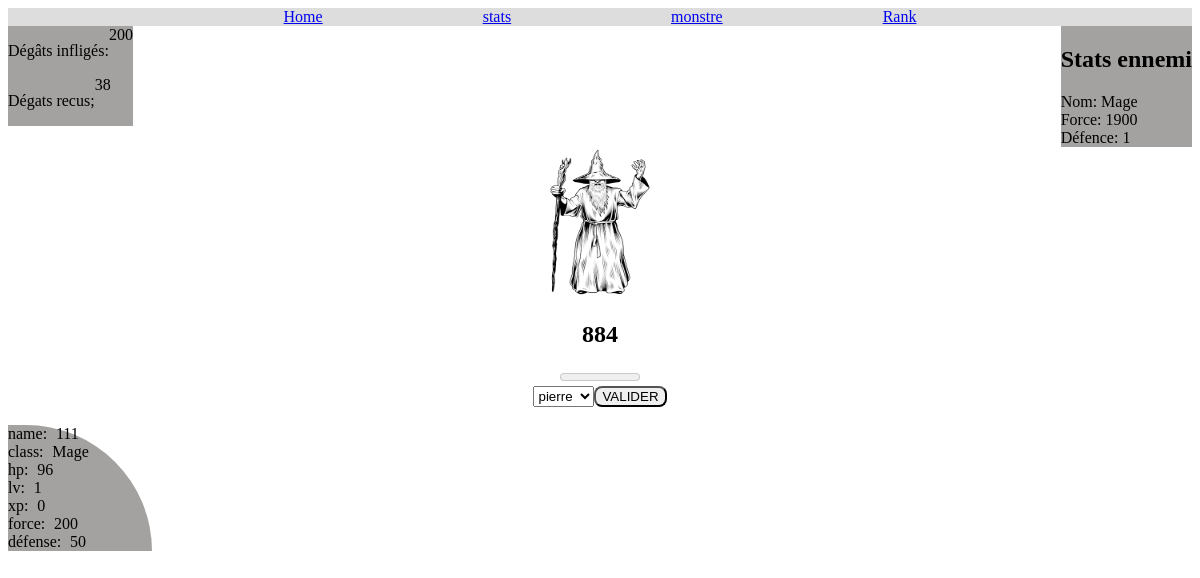
The page /enemy/mage.php (signed in) on the database its author committed.
### tables this page shows
CREATE TABLE `player` (
  `id` int(11) NOT NULL,
  `name` varchar(20) NOT NULL,
  `password` varchar(30) NOT NULL,
  `class` varchar(10) NOT NULL,
  `hp` bigint(20) NOT NULL DEFAULT 100,
  `hpMax` int(11) NOT NULL DEFAULT 100,
  `xp` int(11) NOT NULL,
  `level` int(11) NOT NULL,
  `strength` int(11) NOT NULL DEFAULT 50,
  `defense` int(11) NOT NULL DEFAULT 50
);

CREATE TABLE `mob` (
  `id` int(11) NOT NULL,
  `name` varchar(20) NOT NULL,
  `hp` int(20) NOT NULL,
  `maxHp` int(11) NOT NULL,
  `strength` int(11) NOT NULL,
  `defenses` int(11) NOT NULL
);

### enemy/player.php (called while the page is built, shortened)
<?php
$mysqli = new mysqli ("localhost","Mario","Mailswif22","rpg_php");
$sql= "SELECT * FROM player WHERE name ='$_SESSION[name]' ";
$result = $mysqli->query($sql);
$row = mysqli_fetch_assoc($result);
?>

### enemy/mage.php (the view, shortened to what this page needs)
<?php
        require ('player.php');
        include ('header.php');
        $sqlm= "SELECT * FROM mob WHERE id = 4";
        $resultm = $mysqli->query($sqlm);
        $rowm = mysqli_fetch_assoc($resultm);
?>
        <div class="containerMobStats">
            <div>
                    <div class="mobAtk">
                        <p>Dégâts infligés:</p>
                        <div><?php echo  $row['strength'] / $rowm['defenses'];?></div>
                    </div>
                    <div class="mobAtk">
                        <p>Dégats recus;</p>
                        <div><?php echo $rowm['strength'] / $row['defense'];?></div>
                    </div>
            </div>
            <div class="statentity">
                <h2>Stats ennemi</h2>
                <div><?php echo "Nom: ".$rowm['name'];?></div>
                <div><?php echo "Force: ".$rowm['strength'];?></div>
                <div><?php echo "Défence: ".$rowm['defenses'];?></div>
            </div>
        </div>
    <div class="containerMob">
        <div class="imgAnime"><img  src="..\img\mage.png" width="200"
        height="150" alt="poule" ></div>
        <div><h2><?php echo "".$rowm['hp']."" ?></h2></div>
        <div><meter  id="hpPoulet"  min="0"  max="100" value=<?php $rowm['hp']?>><?php $rowm['hp']?></meter></div>
    </div>
        <form class="formAtk" action="enemySettings/mageAtk.php" method="post">
                <select name="game-select" id="game-select">
                    <option  value='1'>pierre</option>
                    <option value='3'>ciseau</option><br>
            </select>
                <input class="btnAtk" name="valider" type="submit" value="VALIDER" />
        </form><br>
        <?php mysqli_close($mysqli);
        include ('footer.php'); ?>

### enemy/footer.php (shortened to what this page needs)
<?php
 require ('../settings/dataConnect.php');
$sql = "SELECT * From player
WHERE name ='$_SESSION[name]' ";
$result = $mysqli->query($sql);
 if ($result->num_rows > 0) {
  ?> <div class="footer"><?php
    while($row = $result->fetch_assoc()) {
      echo " <div>name: " . $row["name"]. " </div><div> class: ". $row["class"]. " </div><div>hp: ". $row["hp"]. " </div><div>lv: ". $row["level"]. " </div><div>xp: " . $row["xp"]." </div><div>force: " . $row["strength"]. " </div><div>défense: " . $row["defense"]. "<br></div>";
    ?> </div><?php
    }
  } else {
    echo "0 results";
  }
?> </div> <?php

### styles.css (style rules this page uses)
.containerMob { text-align: center; display:grid; }
.formAtk { display: flex; justify-content: center; }
.mobAtk { display:flex; background-color: rgba(116, 113, 109, 0.651); }
.containerMobStats { display: flex; justify-content: space-between; }
.imgAnime { position: relative; animation: mymove 2s infinite; }
.footer { font-size: 1rem; background-color: rgba(116, 113, 109, 0.651); border-top-right-radius: 10rem; word-spacing: 0.3rem; margin-right: 65rem; }
.statentity { background-color: rgba(116, 113, 109, 0.651); }
.btnAtk { border: 0.rem solid black; border-radius: 0.5rem; }

### rows shown on the page
player: $row['strength']/$rowm['defenses'] "200", name "111", class "Mage", hp "96", level "1", xp "0", strength "200", defense "50"
mob: $rowm['strength']/$row['defense'] "38", name "Mage", strength "1900", defenses "1", hp "884"
